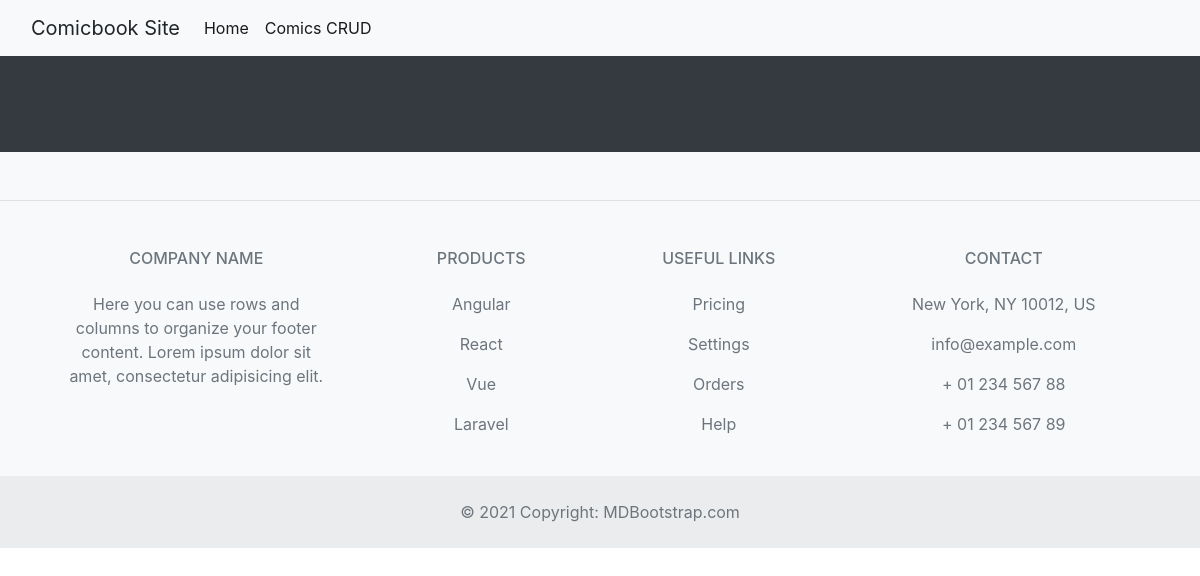
/, run on an earlier commit of the app's database.
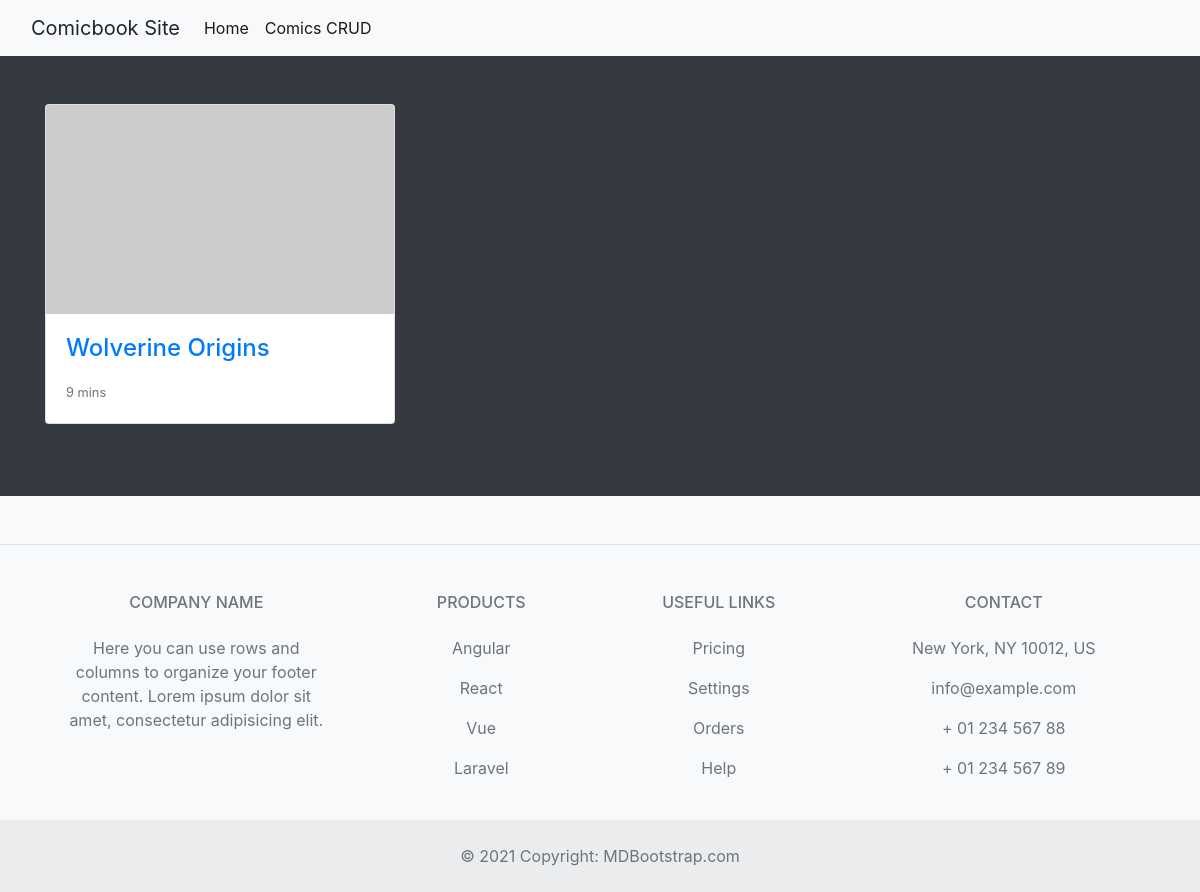
And on a later commit of the database.
### coreapp/models.py (models this page shows, shortened)
class Core(models.Model):
    title = models.CharField(max_length=255)
    slug = models.SlugField(max_length=100, unique=True)
    snip = models.TextField(null=True)
    series = models.CharField(max_length=255)
    publishing = models.CharField(max_length=255)
    sketcher = models.ForeignKey(User, on_delete=models.CASCADE, related_name='coreapp')
    updated = models.DateTimeField(auto_now=True)
    published_date = models.DateTimeField(default=timezone.now)
    def get_absolute_url(self):
        return reverse('coreapp:single', args=[self.slug])
    class Meta:
        ordering = ['-published_date']

### coreapp/views.py (the view)
# urls.py: path('',views.IndexView.as_view(), name='index'),
class IndexView(ListView):
    model = Core
    template_name = 'coreapp/index.html'

### coreapp/templates/coreapp/index.html (shortened to what this page needs)
{% extends 'coreapp/base.html' %}
{% block content %}
<div class="album py-5 bg-dark">
    <div class="container">
        <div class="row">
            {% for core in object_list %}
                <div class="col-md-4">
                    <div class="card mb-4 box-shadow">
                        <img class="card-img-top" src="https://via.placeholder.com/250x150" alt="Card">
                        <div class="card-body">
                            <h4 class=""><a href="{{ core.get_absolute_url }}">{{ core.title }}</a></h4>
                            <div class="d-flex justify-content-between align-items-center">
                                <div class="">
                                    <small class="text-muted">9 mins</small>
                                </div>
                            </div>
                        </div>
                    </div>
                </div>
            {% endfor %}
        </div>
    </div>
</div>
{% endblock %}

What changed in the data, as far as the page shows it:
added Core: title "Wolverine Origins"
